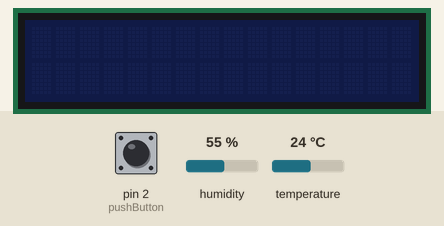
This program was run on a simulated Arduino Uno, built with avr-gcc and run on an emulated ATmega328P. On the bench: 16×2 character LCD. Inputs (shaded band) come from the test bench; at power-on: pin 2 (pushButton) HIGH, humidity 55 %, temperature 24 °C.

Above: at 1.2 s.
1.3 s: pin 2 (pushButton) pulled LOW for 3.2 s
At 1.4 s:
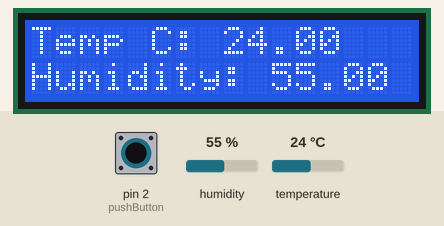
6.0 s: pin 2 (pushButton) pulled LOW for 0.15 s
7.6 s: pin 2 (pushButton) pulled LOW for 1 s
At 8.2 s:
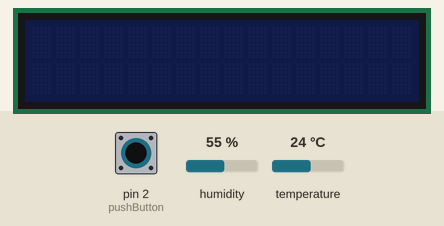
Timing chart, 0 to 10.6 s (numbered marks = the images above; inputs shaded):
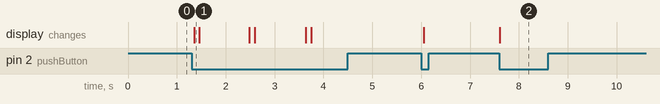

The program:

main.cpp
```cpp
#include <Arduino.h>
#include <DHT.h>
#include <Adafruit_Sensor.h> // dht has dependency on this
#include <LiquidCrystal_I2C.h>

/*
Read the DHT11_and_LCD project for more details.
when clicked, turn on and then when clicked turn off. set up,
same as LCD and push button with a step down resistor 3kOhm
*/

// leftmost-- VCC, then Sensor pin, pin 3 not used, pin 4 is GND
const int sensorPin= 7;
const int pushButton=2;
int buttonState=0;
int previousbuttonState=0;
#define Type DHT11 //  to define the DHT sensor type you’re using
float temp;
float humidity;

DHT dht(sensorPin, Type); //initialize a DHT object with the pin and type
LiquidCrystal_I2C lcd(0x27, 16,2);

void setup() {
// pinMode(sensorPin, OUTPUT); not needed, already set in the library
pinMode(pushButton, INPUT);
lcd.init();
dht.begin();
}

void loop() {
 buttonState= digitalRead(pushButton);
 if (buttonState==0 and previousbuttonState==0){// when lcd is off, turn it on
 lcd.backlight();
 previousbuttonState = 1;
 temp = dht.readTemperature(); // this has a problem, the lcd wont update while in this loop.
 humidity = dht.readHumidity(); // when we come back to it by tunring off and on again
 lcd.setCursor(0,0);            // then it works well.
 lcd.print("Temp C: ");         // fix it later.
 lcd.print(temp);
 lcd.setCursor(0,1);
 lcd.print("Humidity: ");
 lcd.print(humidity);
 delay(100);
 }
 else if (buttonState==0 and previousbuttonState==1){ // if it was previously on, turn it off
  previousbuttonState = 0;
  lcd.clear();
  lcd.noBacklight();
  delay(1000);
 }
}
```

Measured:
- after the input at 1.3 s, the display: changes after 0.05 s (image 1)
- after the input at 7.6 s, the display: changes at once (image 2)
